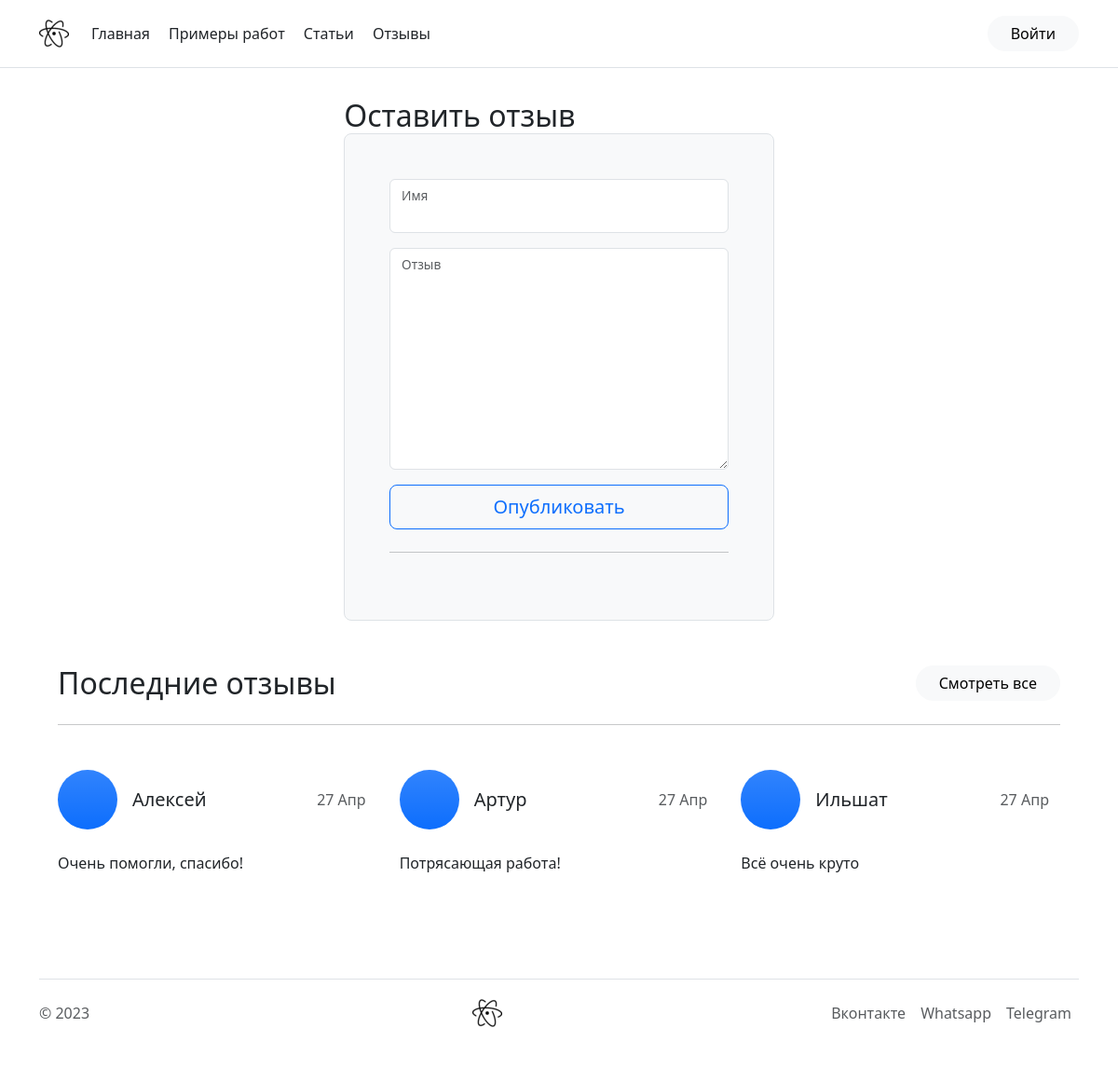
Page /add_review/ on the committed database.
### main_app/models.py (models this page shows, shortened)
class Review(models.Model):
    email = models.EmailField()
    name = models.CharField(max_length=100, verbose_name='Имя')
    rev = models.TextField(blank=True, verbose_name='Отзыв')
    time_create = models.DateTimeField(auto_now_add=True, verbose_name='Время публикации')
    class Meta:
        verbose_name = 'Отзыв'
        verbose_name_plural = 'Отзывы'

### main_app/views.py (the view, shortened to what this page needs)
# urls.py: path('add_review/', AddReview.as_view(), name='add_review'),
class AddReview(FormView):
    form_class = AddReviewForm
    template_name = 'main_app/add_review.html'
    def get(self, request, *args, **kwargs):
        form = self.form_class()
        return render(request, self.template_name, {'form': form})

### main_app/forms.py
class AddReviewForm(forms.ModelForm):
    class Meta:
        model = Review
        fields = ['name', 'rev', ]
        widgets = {
            'email': forms.TextInput(attrs={'class': 'form-control'}),
            'name': forms.TextInput(attrs={'class': 'form-control'}),
            'rev': forms.Textarea(attrs={'class': 'form-control h-25'}),
        }

### main_app/templatetags/main_tags.py (called while the page is built)
@register.inclusion_tag('main_app/recent_reviews.html')
def show_reviews():
    reviews = Review.objects.all()
    if len(reviews) >= 3:
        reviews = reviews.order_by('-pk')[:3]
    return {"reviews": reviews}

### main_app/templates/main_app/add_review.html (shortened to what this page needs)
{% extends 'main_app/base.html' %}
{% load main_tags %}
{% load bootstrap_icons %}
{% block content %}
<div class="container px-3 py-3">
    <div class="col-md-10 mx-auto col-lg-6 col-xl-5">
        <p class="h2 d-inline">Оставить отзыв</p>
        <form action="" class="p-4 p-md-5 border rounded-3 bg-light" method="post">
				{% for f in form %}
					<div class="form-floating mb-3">
						{{ f }}
						<label class="text-muted">{{f.label}}</label>
					</div>
                {% endfor %}
				<button class="w-100 btn btn-lg btn-outline-primary" type="submit">Опубликовать</button>
				<hr class="my-4">
			</form>
    </div>
    {% show_reviews %}
</div>
{% endblock %}

### main_app/templates/main_app/recent_reviews.html (shortened to what this page needs)
{% load bootstrap_icons %}
{% load main_tags %}
<div class="container px-3 py-5">
    <p class="h2 d-inline">Последние отзывы</p>
    <a href="{% url 'reviews' %}" class="btn btn-light d-none d-sm-inline rounded-pill px-4 float-end">Смотреть все</a>
    <hr class="my-4">
    <div class="row g-4 my-2 row-cols-1 row-cols-lg-3">
        {% for review in reviews %}
            <div class="col pe-4">
                <div class="d-flex align-items-center mb-2">
                    <div class="feature-icon bg-primary bg-gradient rounded-circle mb-3">
                    </div>
                    <p class="ms-3 fs-5">{{ review.name }}</p>
                    <p class="ms-auto text-muted">{{ review.time_create|date:"d M" }}</p>
                </div>
                <p class="">{{ review.rev }}</p>
            </div>
        {% endfor %}
    </div>
</div>

### main_app/static/main_app/css/main.css (style rules this page uses)
.feature-icon { display: inline-flex; align-items: center; justify-content: center; width: 64px; min-width: 64px; height: 64px; font-size: 2rem; color: #fff; border-radius: .75rem; }

### rows in the picture
Review: name "Алексей", time_create "27 Апр", rev "Очень помогли, спасибо!"
Review: name "Артур", time_create "27 Апр", rev "Потрясающая работа!"
Review: name "Ильшат", time_create "27 Апр", rev "Всё очень круто"
